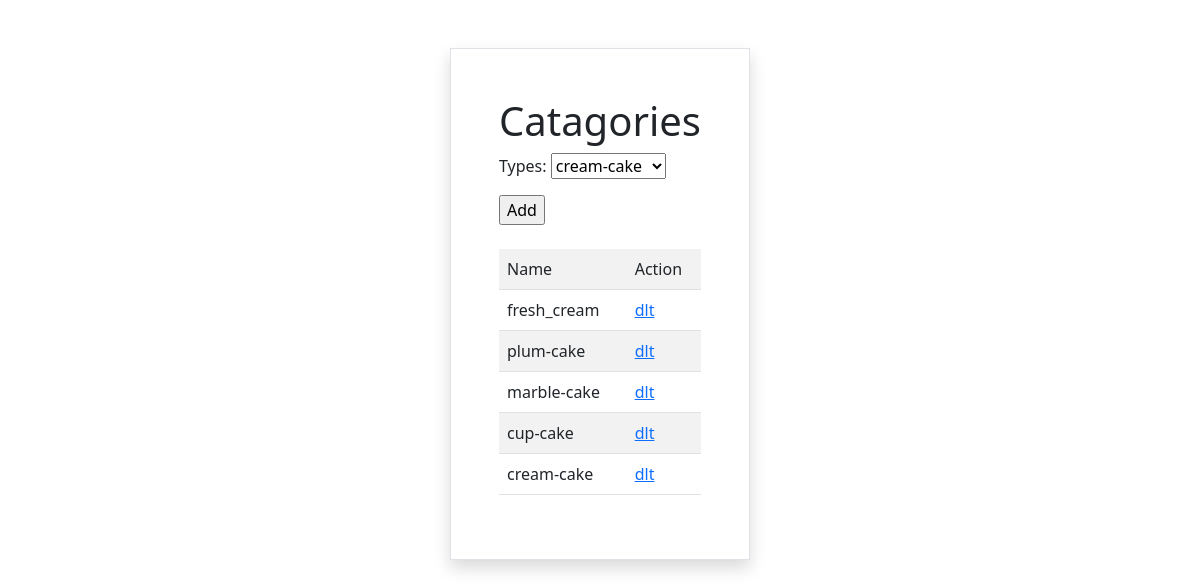
Page /catagories/add (signed in) on the committed database.
### cakebxapp/models.py (models this page shows)
class Catagory(models.Model):
    options=(
        ("plum-cake","plum-cake"),
        ("fresh_cream","fresh_cream"),
        ("marble-cake","marble-cake"),
        ("cup-cake","cup-cake"),
        ("cream-cake","cream-cake"),
    )
    types=models.CharField(max_length=200,choices=options,default="cream-cake")
    is_available=models.BooleanField(default=True)

### cakebxapp/views.py (the view, shortened to what this page needs)
# urls.py: path("catagories/add",CatagoryCreateView.as_view(),name="add-catagory"),
@method_decorator(decs,name="dispatch")
class CatagoryCreateView(CreateView,ListView):
    template_name="cakebxapp/cat_add.html"
    form_class=CategoryCreateForm
    model=Catagory
    context_object_name="catagories"
    success_url=reverse_lazy("add-catagory")
    def get_queryset(self):
        return Catagory.objects.filter(is_available=True)

### cakebxapp/forms.py
class CategoryCreateForm(forms.ModelForm):
    class Meta:
        model=Catagory
        fields=["types"]

### cakebxapp/views.py (called while the page is built)
def signin_required(fn):
    def wrapper(request,*args,**kwargs):
        if not request.user.is_authenticated:
            messages.error(request,"invalid session...")
            return redirect("signin")
        else:
            return fn(request,*args,**kwargs)
    return wrapper

def is_admin(fn):
    def wrapper(request,*args,**kwargs):
        if not request.user.is_superuser:
            messages.error(request,"permision denied for current user...")
            return redirect("signin")
        else:
            return fn(request,*args,**kwargs)
    return wrapper

### cakebxapp/templates/cakebxapp/cat_add.html (shortened to what this page needs)
<!DOCTYPE html>
<html lang="en">
<head>
    <link href="https://cdn.jsdelivr.net/npm/bootstrap@5.0.2/dist/css/bootstrap.min.css" rel="stylesheet">
</head>
<body>
    <div class="container d-flex flex-column align-items-center mt-5">
        <div class="border shadow p-5">
            <h1>Catagories</h1>
        <div class="w-100">
            <form action="" method="post">
                {{form.as_p}}
                <input type="submit" value="Add">
            </form>
        </div>
        <div class="mt-4 w-100">
            <table class="table table-striped ">
                <tr>
                    <td>Name</td>
                    <td>Action</td>
                </tr>
                {%for cat in catagories%}
                <tr>
                    <td>{{cat.types}}</td>
                <td>
                    <a href="{% url 'remove-catagory' cat.id%}">dlt</a>
                </td>
                </tr>
                {%endfor%}
            </table>
        </div>
        </div>
    </div>
</body>
</html>

### rows in the picture
Catagory: types "fresh_cream"
Catagory: types "plum-cake"
Catagory: types "marble-cake"
Catagory: types "cup-cake"
Catagory: types "cream-cake"
